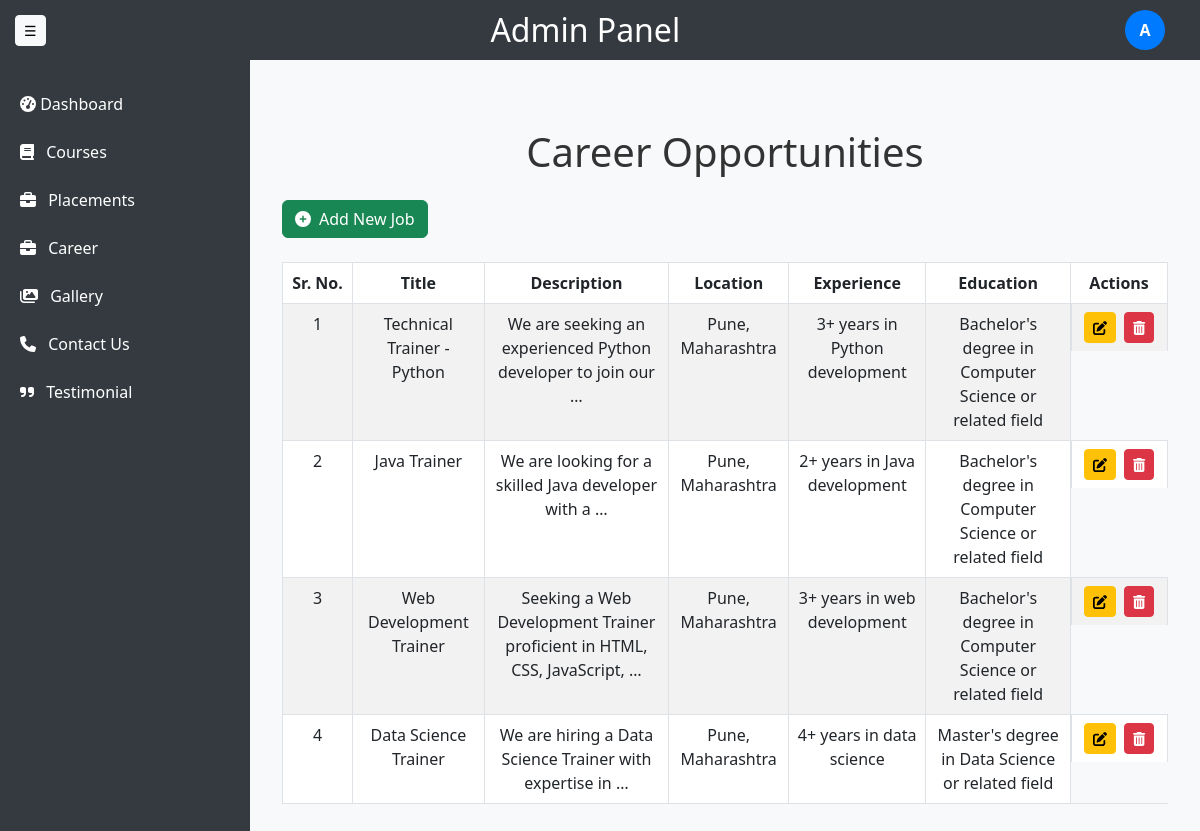
Screenshot of /customadmin/jobs_list/ (signed in) with the database file from the repository.
### customadmin/models.py (models this page shows, shortened)
class JobOpportunity(models.Model):
    title = models.CharField(max_length=255)
    description = models.TextField()
    location = models.CharField(max_length=255)
    experience = models.CharField(max_length=255)
    education = models.CharField(max_length=255)

### customadmin/views.py (the view)
# urls.py: path('jobs_list/', job_list, name='job_list'),
@login_required
def job_list(request):
    jobs = JobOpportunity.objects.all()
    return render(request, 'customadmin/careers/job_list.html', {'jobs': jobs})

### customadmin/templates/customadmin/careers/job_list.html
{% extends "adminbase.html" %}
{% block content %}
<div class="container mt-5">
    <h2 class="mb-4 text-center" style="font-size: 2.5rem; color: #333;">Career Opportunities</h2>
    <div class="text-left mb-4">
        <a href="{% url 'add_job' %}" class="btn btn-success">
            <i class="fas fa-plus-circle" style="margin-right: 8px;"></i>Add New Job
        </a>
    </div>
    <table class="table table-striped table-bordered text-center">
        <thead>
            <tr>
                <th style="width: 70px;">Sr. No. </th>
                <th>Title</th>
                <th>Description</th>
                <th>Location</th>
                <th>Experience</th>
                <th>Education</th>
                <th>Actions</th>
            </tr>
        </thead>
        <tbody>
            {% for job in jobs %}
            <tr>
                <td>{{ forloop.counter }}</td>
                <td>{{ job.title }}</td>
                <td>{{ job.description|truncatewords:10 }}</td>
                <td>{{ job.location }}</td>
                <td>{{ job.experience }}</td>
                <td>{{ job.education }}</td>
                <td class="d-flex justify-content-center">
                    <a href="{% url 'edit_job' job.pk %}" class="btn btn-warning btn-sm mx-1">
                        <i class="fas fa-edit"></i>
                    </a>
                    <a href="{% url 'delete_job' job.pk %}" class="btn btn-danger btn-sm mx-1">
                        <i class="fas fa-trash-alt"></i>
                    </a>
                </td>
            </tr>
            {% endfor %}
        </tbody>
    </table>
</div>
{% endblock %}

### customadmin/templates/adminbase.html (shortened to what this page needs)
<!DOCTYPE html>
{% load static %}
<html lang="en">
<head>
    <link rel="stylesheet" href="https://cdn.jsdelivr.net/npm/bootstrap@5.3.0/dist/css/bootstrap.min.css">
</head>
<body>
    <div class="topbar">
        <button class="btn btn-light btn-sm" id="toggleSidebar">☰</button>
        <h2>Admin Panel</h2>
        <div class="user-menu">
            <div class="user-icon" id="userIcon">
                {{ request.user.first_name|first|default:"A" }}
            </div>
        </div>
    </div>
    <div class="main-container">
        <div class="sidebar" id="sidebar">
            <a href="{% url 'customadmin_dashboard' %}">
                <i class="fas fa-tachometer-alt"></i> Dashboard
            </a>
            <a href="{% url 'course_list' %}">
                <i class="fas fa-book" style="margin-right: 8px;"></i> Courses
            </a>
            <a href="{% url 'placement_list' %}">
                <i class="fas fa-briefcase" style="margin-right: 8px;"></i> Placements
            </a>
            <a href="{% url 'job_list' %}">
                <i class="fas fa-briefcase" style="margin-right: 8px;"></i> Career
            </a>
            <a href="{% url 'gallery_list' %}">
                <i class="fas fa-images" style="margin-right: 8px;"></i> Gallery
            </a>
            <a href="{% url 'contact_list' %}">
                <i class="fas fa-phone" style="margin-right: 8px;"></i> Contact Us
            </a>
            <a href="{% url 'testimonial_list' %}">
                <i class="fas fa-quote-right" style="margin-right: 8px;"></i> Testimonial
            </a>
        </div>
        <div class="content">
            {% block content %}
            {% endblock %}
        </div>
    </div>
</body>
</html>

### customadmin/templates/adminbase.html (style rules this page uses)
body, html { height: 100vh; margin: 0; display: flex; flex-direction: column; overflow: hidden; }
.topbar { background: #343a40; color: white; padding: 15px; display: flex; align-items: center; justify-content: space-between; position: relative; height: 60px; }
.topbar h2 { margin: 0 auto; text-align: center; flex-grow: 1; }
.user-menu { position: relative; margin-right: 20px; }
.user-icon { width: 40px; height: 40px; background: #007bff; color: white; border-radius: 50%; display: flex; justify-content: center; align-items: center; cursor: pointer; font-weight: bold; }
.main-container { display: flex; flex: 1; height: calc(100vh - 60px); overflow: hidden; }
.sidebar { width: 250px; background: #343a40; color: white; padding-top: 20px; transition: 0.3s; flex-shrink: 0; height: 100%; }
.sidebar a { color: white; text-decoration: none; display: block; padding: 12px 20px; }
.content { flex-grow: 1; overflow-y: auto; padding: 20px; background: #f8f9fa; height: 100%; }

### rows the page displays
JobOpportunity: title "Technical Trainer - Python", description "We are seeking an experienced Python developer to join our …", location "Pune, Maharashtra", experience "3+ years in Python development", education "Bachelor's degree in Computer Science or related field"
JobOpportunity: title "Java Trainer", description "We are looking for a skilled Java developer with a …", location "Pune, Maharashtra", experience "2+ years in Java development", education "Bachelor's degree in Computer Science or related field"
JobOpportunity: title "Web Development Trainer", description "Seeking a Web Development Trainer proficient in HTML, CSS, JavaScript, …", location "Pune, Maharashtra", experience "3+ years in web development", education "Bachelor's degree in Computer Science or related field"
JobOpportunity: title "Data Science Trainer", description "We are hiring a Data Science Trainer with expertise in …", location "Pune, Maharashtra", experience "4+ years in data science", education "Master's degree in Data Science or related field"

### other values shown
{{ request.user.first_name|first|default:"A" }} "A"
